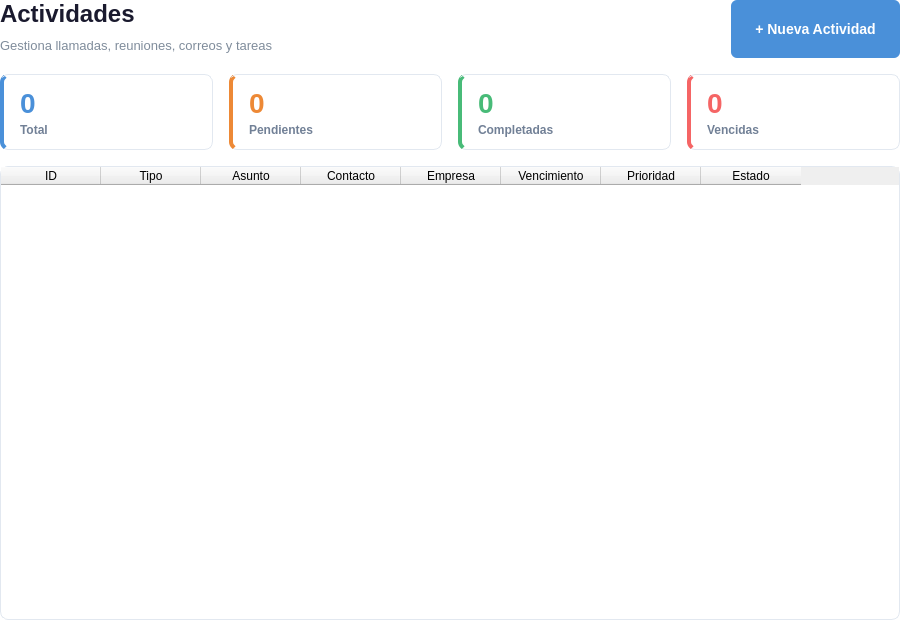
<?xml version="1.0" encoding="UTF-8"?>
<ui version="4.0">
 <class>ActividadList</class>
 <widget class="QWidget" name="ActividadList">
  <property name="geometry">
   <rect>
    <x>0</x>
    <y>0</y>
    <width>900</width>
    <height>620</height>
   </rect>
  </property>
  <property name="styleSheet">
   <string notr="true">
QWidget#ActividadList {
    background-color: transparent;
}
QLabel#listTitle {
    font-size: 24px;
    font-weight: bold;
    color: #1a1a2e;
}
QLabel#listSubtitle {
    font-size: 13px;
    color: #7f8c9b;
}
QPushButton#btn_nueva_actividad {
    background-color: #4a90d9;
    color: white;
    border: none;
    border-radius: 6px;
    font-size: 14px;
    font-weight: 600;
    padding: 10px 24px;
    min-height: 38px;
}
QPushButton#btn_nueva_actividad:hover {
    background-color: #3a7bc8;
}
QPushButton#btn_nueva_actividad:pressed {
    background-color: #2a6bb8;
}
QFrame#cardTotal {
    background-color: white;
    border: 1px solid #e2e8f0;
    border-radius: 8px;
    border-left: 4px solid #4a90d9;
}
QFrame#cardPendientes {
    background-color: white;
    border: 1px solid #e2e8f0;
    border-radius: 8px;
    border-left: 4px solid #ed8936;
}
QFrame#cardCompletadas {
    background-color: white;
    border: 1px solid #e2e8f0;
    border-radius: 8px;
    border-left: 4px solid #48bb78;
}
QFrame#cardVencidas {
    background-color: white;
    border: 1px solid #e2e8f0;
    border-radius: 8px;
    border-left: 4px solid #f56565;
}
QLabel#statValueTotal {
    font-size: 28px;
    font-weight: bold;
    color: #4a90d9;
}
QLabel#statValuePendientes {
    font-size: 28px;
    font-weight: bold;
    color: #ed8936;
}
QLabel#statValueCompletadas {
    font-size: 28px;
    font-weight: bold;
    color: #48bb78;
}
QLabel#statValueVencidas {
    font-size: 28px;
    font-weight: bold;
    color: #f56565;
}
QLabel#statLabelTotal, QLabel#statLabelPendientes, QLabel#statLabelCompletadas, QLabel#statLabelVencidas {
    font-size: 12px;
    color: #718096;
    font-weight: 500;
}
QTableWidget#tabla_actividades {
    background-color: white;
    border: 1px solid #e2e8f0;
    border-radius: 8px;
    gridline-color: #f0f2f5;
    font-size: 13px;
}
QTableWidget#tabla_actividades QHeaderView::section {
    background-color: #f7fafc;
    color: #2d3748;
    font-weight: bold;
    font-size: 13px;
    padding: 10px 8px;
    border: none;
    border-bottom: 2px solid #e2e8f0;
    border-right: 1px solid #f0f2f5;
}
QTableWidget#tabla_actividades QHeaderView::section:last {
    border-right: none;
}
QTableWidget#tabla_actividades::item {
    padding: 10px 8px;
    color: #2d3748;
    border-bottom: 1px solid #f0f2f5;
}
QTableWidget#tabla_actividades::item:selected {
    background-color: #ebf8ff;
    color: #2c5282;
}
QTableWidget#tabla_actividades::item:hover {
    background-color: #f7fafc;
}
   </string>
  </property>
  <layout class="QVBoxLayout" name="mainLayout">
   <property name="leftMargin"><number>0</number></property>
   <property name="topMargin"><number>0</number></property>
   <property name="rightMargin"><number>0</number></property>
   <property name="bottomMargin"><number>0</number></property>
   <property name="spacing"><number>16</number></property>

   <!-- HEADER -->
   <item>
    <layout class="QHBoxLayout" name="headerLayout">
     <item>
      <layout class="QVBoxLayout" name="titleLayout">
       <property name="spacing"><number>4</number></property>
       <item>
        <widget class="QLabel" name="listTitle">
         <property name="text"><string>Actividades</string></property>
        </widget>
       </item>
       <item>
        <widget class="QLabel" name="listSubtitle">
         <property name="text"><string>Gestiona llamadas, reuniones, correos y tareas</string></property>
        </widget>
       </item>
      </layout>
     </item>
     <item>
      <spacer name="headerSpacer">
       <property name="orientation"><enum>Qt::Horizontal</enum></property>
       <property name="sizeHint" stdset="0">
        <size><width>40</width><height>20</height></size>
       </property>
      </spacer>
     </item>
     <item>
      <widget class="QPushButton" name="btn_nueva_actividad">
       <property name="text"><string>+ Nueva Actividad</string></property>
       <property name="cursor"><cursorShape>PointingHandCursor</cursorShape></property>
      </widget>
     </item>
    </layout>
   </item>

   <!-- STAT CARDS -->
   <item>
    <layout class="QHBoxLayout" name="statsLayout">
     <property name="spacing"><number>16</number></property>

     <item>
      <widget class="QFrame" name="cardTotal">
       <property name="maximumSize"><size><width>16777215</width><height>80</height></size></property>
       <layout class="QVBoxLayout" name="cardTotalLayout">
        <property name="leftMargin"><number>16</number></property>
        <property name="topMargin"><number>12</number></property>
        <property name="rightMargin"><number>16</number></property>
        <property name="bottomMargin"><number>12</number></property>
        <property name="spacing"><number>4</number></property>
        <item><widget class="QLabel" name="statValueTotal"><property name="text"><string>0</string></property></widget></item>
        <item><widget class="QLabel" name="statLabelTotal"><property name="text"><string>Total</string></property></widget></item>
       </layout>
      </widget>
     </item>

     <item>
      <widget class="QFrame" name="cardPendientes">
       <property name="maximumSize"><size><width>16777215</width><height>80</height></size></property>
       <layout class="QVBoxLayout" name="cardPendientesLayout">
        <property name="leftMargin"><number>16</number></property>
        <property name="topMargin"><number>12</number></property>
        <property name="rightMargin"><number>16</number></property>
        <property name="bottomMargin"><number>12</number></property>
        <property name="spacing"><number>4</number></property>
        <item><widget class="QLabel" name="statValuePendientes"><property name="text"><string>0</string></property></widget></item>
        <item><widget class="QLabel" name="statLabelPendientes"><property name="text"><string>Pendientes</string></property></widget></item>
       </layout>
      </widget>
     </item>

     <item>
      <widget class="QFrame" name="cardCompletadas">
       <property name="maximumSize"><size><width>16777215</width><height>80</height></size></property>
       <layout class="QVBoxLayout" name="cardCompletadasLayout">
        <property name="leftMargin"><number>16</number></property>
        <property name="topMargin"><number>12</number></property>
        <property name="rightMargin"><number>16</number></property>
        <property name="bottomMargin"><number>12</number></property>
        <property name="spacing"><number>4</number></property>
        <item><widget class="QLabel" name="statValueCompletadas"><property name="text"><string>0</string></property></widget></item>
        <item><widget class="QLabel" name="statLabelCompletadas"><property name="text"><string>Completadas</string></property></widget></item>
       </layout>
      </widget>
     </item>

     <item>
      <widget class="QFrame" name="cardVencidas">
       <property name="maximumSize"><size><width>16777215</width><height>80</height></size></property>
       <layout class="QVBoxLayout" name="cardVencidasLayout">
        <property name="leftMargin"><number>16</number></property>
        <property name="topMargin"><number>12</number></property>
        <property name="rightMargin"><number>16</number></property>
        <property name="bottomMargin"><number>12</number></property>
        <property name="spacing"><number>4</number></property>
        <item><widget class="QLabel" name="statValueVencidas"><property name="text"><string>0</string></property></widget></item>
        <item><widget class="QLabel" name="statLabelVencidas"><property name="text"><string>Vencidas</string></property></widget></item>
       </layout>
      </widget>
     </item>

    </layout>
   </item>

   <!-- TABLA -->
   <item>
    <widget class="QTableWidget" name="tabla_actividades">
     <property name="editTriggers"><set>QAbstractItemView::NoEditTriggers</set></property>
     <property name="selectionMode"><enum>QAbstractItemView::SingleSelection</enum></property>
     <property name="selectionBehavior"><enum>QAbstractItemView::SelectRows</enum></property>
     <property name="showGrid"><bool>true</bool></property>
     <property name="columnCount"><number>8</number></property>
     <column><property name="text"><string>ID</string></property></column>
     <column><property name="text"><string>Tipo</string></property></column>
     <column><property name="text"><string>Asunto</string></property></column>
     <column><property name="text"><string>Contacto</string></property></column>
     <column><property name="text"><string>Empresa</string></property></column>
     <column><property name="text"><string>Vencimiento</string></property></column>
     <column><property name="text"><string>Prioridad</string></property></column>
     <column><property name="text"><string>Estado</string></property></column>
    </widget>
   </item>

  </layout>
 </widget>
 <resources/>
 <connections/>
</ui>
